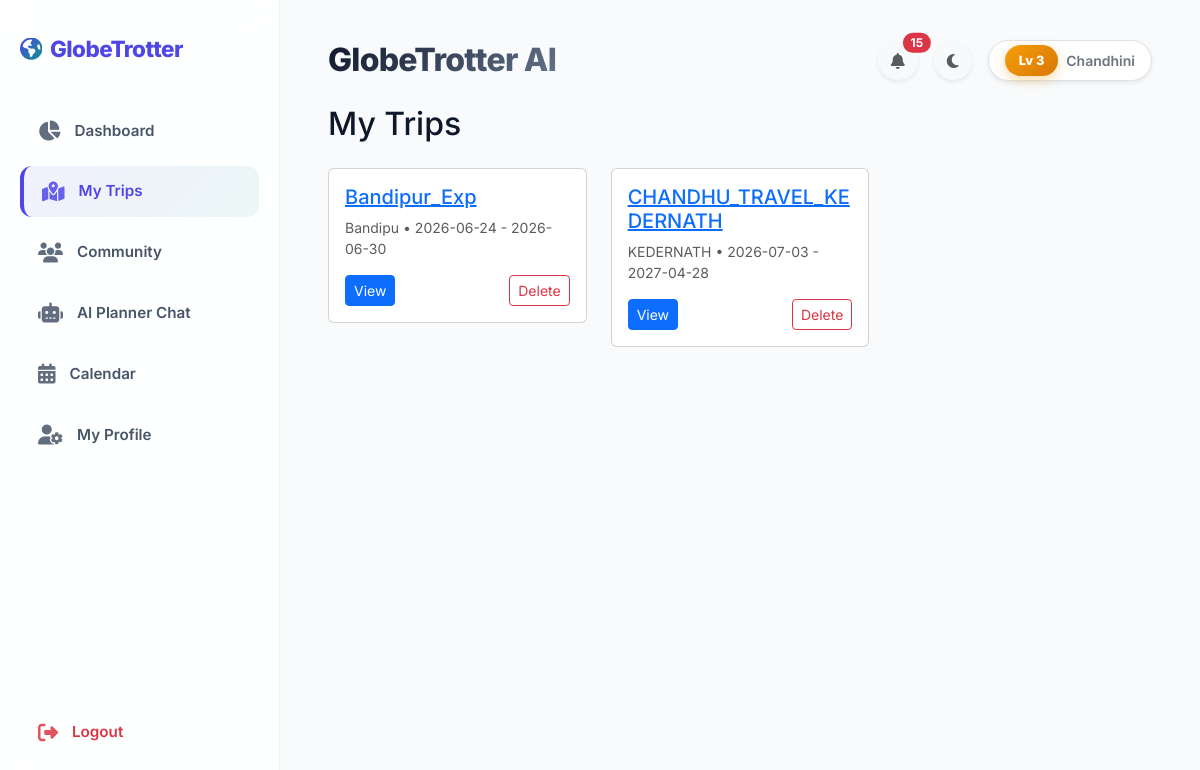
The page /my_trips (signed in) on the database its author committed.
### app.py/app.py (models this page shows)
class User(UserMixin, db.Model):
    id = db.Column(db.Integer, primary_key=True)
    username = db.Column(db.String(150), unique=True, nullable=False)
    email = db.Column(db.String(150), unique=True, nullable=False)
    password = db.Column(db.String(150), nullable=False)
    is_admin = db.Column(db.Boolean, default=False)
    xp = db.Column(db.Integer, default=0)
    level = db.Column(db.Integer, default=1)
    points = db.Column(db.Integer, default=0)
    trips = db.relationship('Trip', backref='author', lazy=True, cascade="all, delete-orphan")
    achievements = db.relationship('UserAchievement', backref='user', lazy=True, cascade="all, delete-orphan")
    notifications = db.relationship('Notification', backref='user', lazy=True, cascade="all, delete-orphan")
    chat_messages = db.relationship('ChatMessage', backref='user', lazy=True, cascade="all, delete-orphan")
    documents = db.relationship('UploadedDocument', backref='user', lazy=True, cascade="all, delete-orphan")
    journal_entries = db.relationship('JournalEntry', backref='user', lazy=True, cascade="all, delete-orphan")

class Trip(db.Model):
    id = db.Column(db.Integer, primary_key=True)
    name = db.Column(db.String(100), nullable=False)
    destination = db.Column(db.String(100), nullable=False)
    start_date = db.Column(db.Date, nullable=False)
    end_date = db.Column(db.Date, nullable=False)
    is_public = db.Column(db.Boolean, default=False)
    user_id = db.Column(db.Integer, db.ForeignKey('user.id'), nullable=False)
    estimated_budget = db.Column(db.Float, nullable=True, default=0.0)
    style = db.Column(db.String(50), default="Solo") # Solo, Family, Honeymoon, Adventure, Luxury, Backpacking
    sections = db.relationship('TripSection', backref='trip', lazy=True, cascade="all, delete-orphan")
    stops = db.relationship('Stop', backref='trip', lazy=True, cascade="all, delete-orphan")
    expenses = db.relationship('Expense', backref='trip', lazy=True, cascade="all, delete-orphan")
    journal_entries = db.relationship('JournalEntry', backref='trip', lazy=True, cascade="all, delete-orphan")
    packing_lists = db.relationship('PackingList', backref='trip', lazy=True, cascade="all, delete-orphan")
    places = db.relationship('PlaceOfInterest', backref='trip', lazy=True, cascade="all, delete-orphan")
    likes = db.relationship('Like', backref='trip', lazy=True, cascade="all, delete-orphan")
    bookmarks = db.relationship('Bookmark', backref='trip', lazy=True, cascade="all, delete-orphan")
    comments = db.relationship('Comment', backref='trip', lazy=True, cascade="all, delete-orphan")
    ratings = db.relationship('Rating', backref='trip', lazy=True, cascade="all, delete-orphan")

### app.py/app.py (the view)
@app.route('/my_trips')
@login_required
def my_trips():
    trips = Trip.query.filter_by(user_id=current_user.id).order_by(Trip.start_date).all()
    return render_template('calendar.html', trips=trips, title="My Trips")

### app.py/app.py (called while the page is built)
@login_manager.user_loader
def load_user(user_id):
    return User.query.get(int(user_id))

### templates/calendar.html
{% extends "base.html" %}
{% block content %}
<h2 class="mb-4">{{ title }}</h2>
<div class="row">
    {% for trip in trips %}
    <div class="col-md-4">
        <div class="card mb-3">
            <div class="card-body">
                <h5 class="card-title"><a href="{{ url_for('view_trip', trip_id=trip.id) }}">{{ trip.name }}</a></h5>
                <p class="card-text small text-muted">{{ trip.destination }} • {{ trip.start_date }} - {{ trip.end_date }}</p>
                <div class="d-flex justify-content-between align-items-center">
                    <a href="{{ url_for('view_trip', trip_id=trip.id) }}" class="btn btn-sm btn-primary">View</a>
                    {% if trip.user_id == current_user.id %}
                    <form action="{{ url_for('delete_trip', trip_id=trip.id) }}" method="POST" class="d-inline" onsubmit="return confirm('Are you sure you want to delete this trip plan? This cannot be undone.');">
                        <button type="submit" class="btn btn-sm btn-outline-danger">Delete</button>
                    </form>
                    {% endif %}
                </div>
            </div>
        </div>
    </div>
    {% else %}
    <div class="col-12"><div class="alert alert-light">No trips found.</div></div>
    {% endfor %}
</div>
{% endblock %}

### templates/base.html (shortened to what this page needs)
<!DOCTYPE html>
<html lang="en">
<head>
    <link href="https://cdn.jsdelivr.net/npm/bootstrap@5.3.0/dist/css/bootstrap.min.css" rel="stylesheet">
    <link rel="stylesheet" href="https://cdnjs.cloudflare.com/ajax/libs/font-awesome/6.4.0/css/all.min.css">
    <link rel="stylesheet" href="{{ url_for('static', filename='css/style.css') }}">
</head>
<body>
    <div class="app-wrapper">
        {% if current_user.is_authenticated %}
        <aside class="app-sidebar">
            <a href="{{ url_for('dashboard') }}" class="sidebar-brand">
                <i class="fa-solid fa-earth-americas text-teal me-2"></i>
                <span>GlobeTrotter</span>
            </a>
            <ul class="sidebar-menu">
                <li>
                    <a href="{{ url_for('dashboard') }}" class="sidebar-link {% if request.path == url_for('dashboard') %}active{% endif %}">
                        <i class="fa-solid fa-chart-pie"></i>
                        <span>Dashboard</span>
                    </a>
                </li>
                <li>
                    <a href="{{ url_for('my_trips') }}" class="sidebar-link {% if request.path == url_for('my_trips') %}active{% endif %}">
                        <i class="fa-solid fa-map-location-dot"></i>
                        <span>My Trips</span>
                    </a>
                </li>
                <li>
                    <a href="{{ url_for('community') }}" class="sidebar-link {% if request.path == url_for('community') or request.path == url_for('leaderboard_view') %}active{% endif %}">
                        <i class="fa-solid fa-users"></i>
                        <span>Community</span>
                    </a>
                </li>
                <li>
                    <a href="{{ url_for('ai_chat_view') }}" class="sidebar-link {% if request.path == url_for('ai_chat_view') %}active{% endif %}">
                        <i class="fa-solid fa-robot"></i>
                        <span>AI Planner Chat</span>
                    </a>
                </li>
                <li>
                    <a href="{{ url_for('calendar_view') }}" class="sidebar-link {% if request.path == url_for('calendar_view') %}active{% endif %}">
                        <i class="fa-solid fa-calendar-days"></i>
                        <span>Calendar</span>
                    </a>
                </li>
                <li>
                    <a href="{{ url_for('profile') }}" class="sidebar-link {% if request.path == url_for('profile') %}active{% endif %}">
                        <i class="fa-solid fa-user-gear"></i>
                        <span>My Profile</span>
                    </a>
                </li>
            </ul>
            <div class="mt-auto">
                <a href="{{ url_for('logout') }}" class="sidebar-link text-danger">
                    <i class="fa-solid fa-right-from-bracket"></i>
                    <span>Logout</span>
                </a>
            </div>
        </aside>
        {% endif %}
        <main class="app-content" style="{% if not current_user.is_authenticated %}margin-left: 0; width: 100%;{% endif %}">
            {% if current_user.is_authenticated %}
            <div class="header-actions mb-4">
                <div class="d-flex align-items-center">
                    <h2 class="heading-title m-0">GlobeTrotter AI</h2>
                </div>
                <div class="d-flex align-items-center gap-3">
                    <div class="dropdown">
                        <button class="btn btn-light position-relative rounded-circle shadow-sm" type="button" id="notifDropdown" data-bs-toggle="dropdown" aria-expanded="false" onclick="fetchNotifications()">
                            <i class="fa-solid fa-bell text-muted"></i>
                            <span id="notif-badge" class="position-absolute top-0 start-100 translate-middle badge rounded-pill bg-danger d-none">
                            </span>
                        </button>
                    </div>
                    <button id="theme-toggle" class="btn btn-light rounded-circle shadow-sm" type="button">
                        <i class="fa-solid fa-moon text-muted"></i>
                    </button>
                    <a href="{{ url_for('profile') }}" class="d-flex align-items-center text-decoration-none bg-white py-1 px-3 border rounded-pill shadow-sm">
                        <span class="xp-level-badge me-2">Lv {{ current_user.level or 1 }}</span>
                        <small class="text-secondary fw-semibold">{{ current_user.username }}</small>
                    </a>
                </div>
            </div>
            {% endif %}
            {% block content %}{% endblock %}
        </main>
    </div>
</body>
</html>

### static/css/style.css (style rules this page uses)
:root { --primary: #4f46e5; --primary-hover: #4338ca; --secondary: #0d9488; --secondary-hover: #0f766e; --accent: #f43f5e; --accent-hover: #e11d48; --bg-color: #f8fafc; --card-bg: rgba(255, 255, 255, 0.75); --border-color: rgba(148, 163, 184, 0.15); --focus-ring: rgba(79, 70, 229, 0.15); --text-primary: #0f172a; --text-secondary: #475569; --text-muted: #64748b; --sidebar-bg: rgba(255, 255, 255, 0.85); --sidebar-active: linear-gradient(135deg, rgba(79, 70, 229, 0.08), rgba(13, 148, 136, 0.08)); --sidebar-border: rgba(148, 163, 184, 0.12); --glow-shadow: 0 10px 30px -10px rgba(0, 0, 0, 0.04), 0 1px 3px rgba(0, 0, 0, 0.02); --elevation-hover: 0 20px 40px -15px rgba(79, 70, 229, 0.08), 0 1px 3px rgba(0, 0, 0, 0.02); --border-radius-sm: 8px; --border-radius-md: 12px; --border-radius-lg: 20px; }
* { transition: background-color 0.3s cubic-bezier(0.25, 0.8, 0.25, 1), border-color 0.3s cubic-bezier(0.25, 0.8, 0.25, 1), color 0.2s ease, box-shadow 0.25s ease; }
body { background-color: var(--bg-color); color: var(--text-primary); font-family: 'Inter', -apple-system, BlinkMacSystemFont, "Segoe UI", Roboto, sans-serif; overflow-x: hidden; margin: 0; padding: 0; -webkit-font-smoothing: antialiased; -moz-osx-font-smoothing: grayscale; }
.app-wrapper { display: flex; min-height: 100vh; }
.app-sidebar { width: 280px; background-color: var(--sidebar-bg); backdrop-filter: blur(20px); -webkit-backdrop-filter: blur(20px); border-right: 1px solid var(--sidebar-border); padding: 32px 20px; display: flex; flex-direction: column; position: fixed; height: 100vh; z-index: 100; }
.sidebar-brand { font-size: 1.4rem; font-weight: 800; color: var(--primary); text-decoration: none; display: flex; align-items: center; margin-bottom: 40px; letter-spacing: -0.5px; }
.sidebar-brand i { background: linear-gradient(135deg, var(--primary), var(--secondary)); -webkit-background-clip: text; background-clip: text; -webkit-text-fill-color: transparent; }
.sidebar-menu { list-style: none; padding: 0; margin: 0; flex-grow: 1; }
.sidebar-link { display: flex; align-items: center; padding: 14px 18px; color: var(--text-secondary); text-decoration: none; border-radius: var(--border-radius-md); font-weight: 600; margin-bottom: 10px; font-size: 0.95rem; }
.sidebar-link i { margin-right: 14px; font-size: 1.25rem; opacity: 0.85; }
.sidebar-link.active { background: var(--sidebar-active); color: var(--primary); border-left: 4px solid var(--primary); }
.app-content { margin-left: 280px; padding: 40px 48px; width: calc(100% - 280px); flex-grow: 1; }
.xp-level-badge { display: inline-flex; align-items: center; background: linear-gradient(135deg, #f59e0b, #d97706); color: #ffffff; font-weight: 800; padding: 6px 14px; border-radius: 9999px; font-size: 0.8rem; box-shadow: 0 4px 12px rgba(245, 158, 11, 0.35); animation: badge-pulse 2s infinite ease-in-out; }
.header-actions { display: flex; justify-content: space-between; align-items: center; margin-bottom: 32px; }
.heading-title { font-weight: 800; font-size: 2rem; letter-spacing: -0.75px; background: linear-gradient(135deg, var(--text-primary), var(--text-muted)); -webkit-background-clip: text; background-clip: text; -webkit-text-fill-color: transparent; }

### rows shown on the page
User: level "3", username "Chandhini"
Trip: name "Bandipur_Exp", destination "Bandipu", start_date "2026-06-24", end_date "2026-06-30"
Trip: name "CHANDHU_TRAVEL_KEDERNATH", destination "KEDERNATH", start_date "2026-07-03", end_date "2027-04-28"

### other values the page prints
{{ title }} "My Trips"
